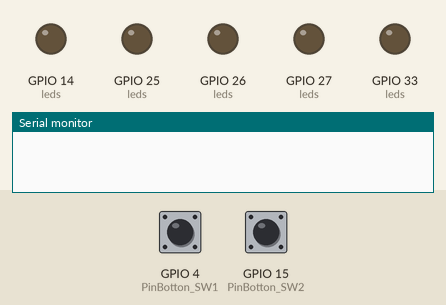
Bench run of a sketch on a simulated ESP32. Shown: output pins drawn as LEDs (lit = HIGH), the last lines printed to the serial monitor. The inputs (shaded band) are chosen by the test bench; at power-on: GPIO 4 (PinBotton_SW1) HIGH, GPIO 15 (PinBotton_SW2) HIGH.

Above: at 1.2 s.
1.3 s: GPIO 4 (PinBotton_SW1) pulled LOW for 0.15 s
At 1.6 s:
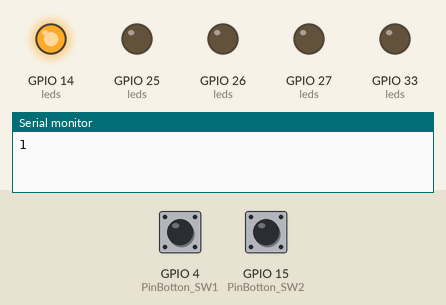
2.9 s: GPIO 4 (PinBotton_SW1) pulled LOW for 1 s
At 4.1 s:
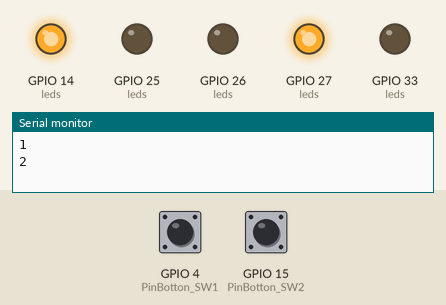
5.4 s: GPIO 4 (PinBotton_SW1) pulled LOW for 0.15 s
At 6.0 s:
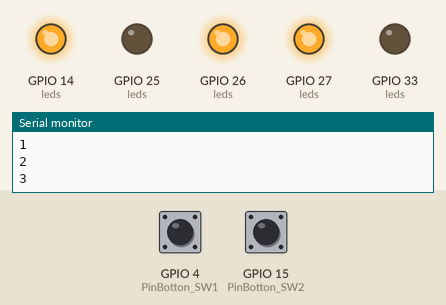
7.0 s: GPIO 4 (PinBotton_SW1) pulled LOW for 3.2 s
At 8.4 s:
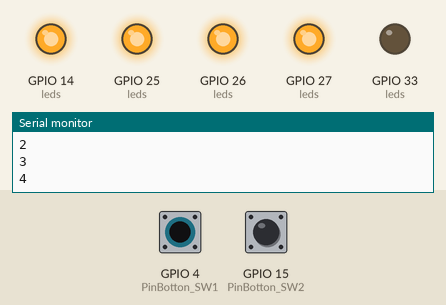
11.7 s: GPIO 4 (PinBotton_SW1) pulled LOW for 0.15 s
At 12.0 s:
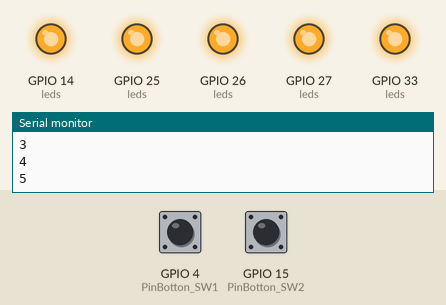
13.3 s: GPIO 15 (PinBotton_SW2) pulled LOW for 0.15 s
At 14.4 s:
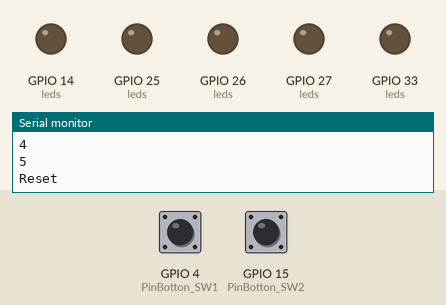
Timing chart, 0 to 15.9 s (numbered marks = the images above; inputs shaded):
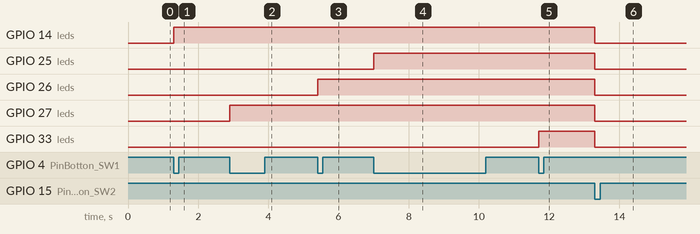

The sketch:

Bluetooht_LED_Control_ESP32.ino
```cpp
//Defino pines
#define led1 14
#define led2 27
#define led3 26
#define led4 25
#define led5 33

//Defino los leds de uso en un arreglo
const int leds[5] = {led1, led2, led3, led4, led5};

// Defino los botones
#define PinBotton_SW1 4  // Botón para avanzar en la secuencia
#define PinBotton_SW2 15 // Botón para reiniciar

int contador = 0;


// Variables para control por tiempo (tipo debounce)
long timeCounterSW1 = 0;
long timeCounterSW2 = 0;
const int timeThreshold = 150; // Tiempo mínimo entre pulsos (en milisegundos)

int lastStateSW1 = HIGH;
int lastStateSW2 = HIGH;

void setup() {
  // put your setup code here, to run once:
  Serial.begin(115200);

  // Configurar LEDs como salida
  for (int i = 0; i < 5; i++) {
    pinMode(leds[i], OUTPUT);
  }

  // Configurar botones como entrada con resistencia interna pull-up
  pinMode(PinBotton_SW1, INPUT_PULLUP);
  pinMode(PinBotton_SW2, INPUT_PULLUP);

}

void loop() {
  // put your main code here, to run repeatedly:
  int estado1 = digitalRead(PinBotton_SW1);
  int estado2 = digitalRead(PinBotton_SW2);
  long tiempoActual = millis();

 // Detectar flanco de bajada en boton1
  if (estado1 == LOW && lastStateSW1 == HIGH && (tiempoActual - timeCounterSW1 > timeThreshold)) {
    contador++;
    if (contador > 5) {
      contador = 1;
      }


          for (int i = 0; i < 5; i++) {
        if (i < contador) {
          digitalWrite(leds[i], HIGH);
        } else {
          digitalWrite(leds[i], LOW);
        }
      }

    Serial.println(contador);
    timeCounterSW1 = tiempoActual;
  }

  // Detectar flanco de bajada en boton2 (reinicio)
  if (estado2 == LOW && lastStateSW2 == HIGH && (tiempoActual - timeCounterSW2 > timeThreshold)) {
    contador = 0;

    for (int i = 0; i < 5; i++) {
      digitalWrite(leds[i], LOW);
    }

    Serial.println("Reset");
    timeCounterSW2 = tiempoActual;
  }

  // Guardar los estados anteriores
  lastStateSW1 = estado1;
  lastStateSW2 = estado2;

}
```

Measured:
- after the input at 1.3 s, GPIO 14 (leds): LOW → HIGH at once
- after the input at 2.9 s, GPIO 27 (leds): LOW → HIGH at once
- after the input at 5.4 s, GPIO 26 (leds): LOW → HIGH at once
- after the input at 7.0 s, GPIO 25 (leds): LOW → HIGH at once
- after the input at 11.7 s, GPIO 33 (leds): LOW → HIGH at once
- after the input at 13.3 s, GPIO 14 (leds), GPIO 25 (leds), GPIO 26 (leds), GPIO 27 (leds), GPIO 33 (leds): HIGH → LOW at once
